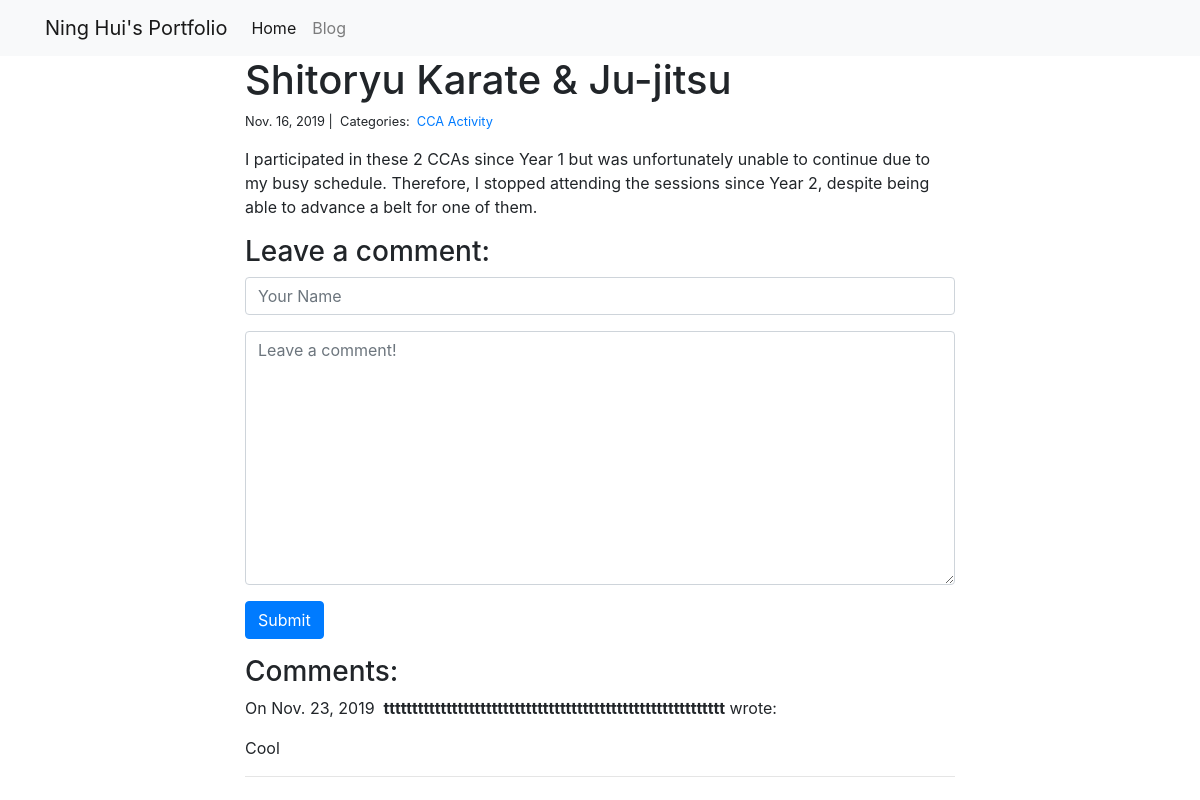
The page /blog/6/ on the database its author committed.
### blog/models.py (models this page shows)
class Post(models.Model):
    title = models.CharField(max_length=255)
    body = models.TextField()
    created_on = models.DateTimeField(auto_now_add=True)
    last_modified = models.DateTimeField(auto_now=True)
    categories = models.ManyToManyField("Category", related_name="posts")

class Category(models.Model):
    name = models.CharField(max_length=20)

class Comment(models.Model):
    author = models.CharField(max_length=60)
    body = models.TextField()
    created_on = models.DateTimeField(auto_now_add=True)
    post = models.ForeignKey("Post", on_delete=models.CASCADE)

### blog/views.py (the view, shortened to what this page needs)
# urls.py: path("<int:pk>/", views.blog_detail, name="blog_detail"),
def blog_detail(request, pk):
    post = Post.objects.get(pk=pk)
    comments = Comment.objects.filter(post=post)
    form = CommentForm()
    context = {"post": post, "comments": comments, "form": form}
    return render(request, "blog_detail.html", context)

### blog/forms.py
class CommentForm(forms.Form):
    author = forms.CharField(
        max_length=60,
        widget=forms.TextInput(
            attrs={"class": "form-control", "placeholder": "Your Name"}
        ),
    )
    body = forms.CharField(
        widget=forms.Textarea(
            attrs={"class": "form-control", "placeholder": "Leave a comment!"}
        )
    )

### blog/templates/blog_detail.html (shortened to what this page needs)
{% extends "base.html" %}
{% block page_content %}
<head>
</head>
<div class="col-md-8 offset-md-2">
    <h1>{{ post.title }}</h1>
    <small>
        {{ post.created_on.date }} |&nbsp;
        Categories:&nbsp;
        {% for category in post.categories.all %}
        <a href="{% url 'blog_category' category.name %}">
            {{ category.name }}
        </a>&nbsp;
        {% endfor %}
    </small>
    <p>{{ post.body | linebreaks }}</p>
    <h3>Leave a comment:</h3>
    <form action="/blog/{{ post.pk }}/" method="post">
        <div class="form-group">
            {{ form.author }}
        </div>
        <div class="form-group">
            {{ form.body }}
        </div>
        <button type="submit" class="btn btn-primary" name="submitBtn">Submit</button>
    </form>
    <h3>Comments:</h3>
    {% for comment in comments %}
    <p>
        On {{comment.created_on.date }}&nbsp;
        <b name="authorComment">{{ comment.author }}</b> wrote:
    </p>
    <p name="bodyComment">{{ comment.body }}</p>
    <hr>
    {% endfor %}
</div>
{% endblock %}

### rows shown on the page
Post: title "Shitoryu Karate & Ju-jitsu", created_on "Nov. 16, 2019", body "I participated in these 2 CCAs since Year 1 but was unfortunately unable to continue due to my busy schedule. Therefore, I stopped attending the sessions since Year 2, despite being able to advance a belt for one of them."
Category: name "CCA Activity"
Comment: created_on "Nov. 23, 2019", author "tttttttttttttttttttttttttttttttttttttttttttttttttttttttttttt", body "Cool"
